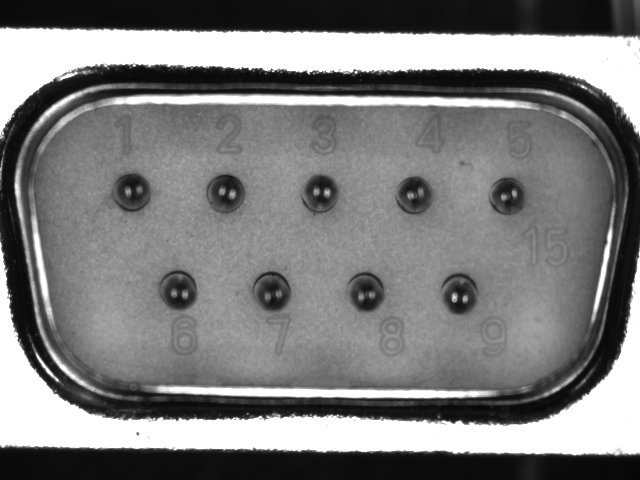
#> input picture Images/Connector/Connector 01.jpg, 640 x 480 px
$ jupyter execute Notebook_1.ipynb
#> lines starting #> are read from the running program, lines starting #| are printed output that depends on the picture
# Introduction to image processing with OpenCV

We start importing the three libraries we will use throughout the notebook.

[cell 1]
import cv2
import numpy as np
from matplotlib import pyplot as plt

#### 1. Load the images ‘Connector01.jpg’ and  ‘Cables14.jpg’ and show them in two different figures (im1 and im2).


  To convert an image from a compressed file extension (JPEG, PNG...) to a multidimensional (`numpy`) array, we use `cv2.imread()`. This array will have dimensions `(height, width)` for grayscale images and `(height, width, 3)` for RGB images.

It's important to set the second field of `cv2.imread()` to `0` for grayscale images. This way, `OpenCv` creates an array with shape `(height, width)`. You should also set the second field of `cv2.imshow()` to `gray` in this case.

An annoying feature of `OpenCV` is that it loads images into BGR format. However, `matplotlib` works with RGB format. This means we need to convert color images to RGB each time we load them. An alternative is to use `matplotlib.image.imread()`, which loads the image directly in RGB format, but we'll stick to OpenCV functions as much as possible.

[cell 2]
im1 = cv2.imread('../Images/Connector/Connector 01.jpg', 0) # grayscale image
#> im1 is the input picture: shape (480, 640); min 2, max 255, mean 125.1
im2_bgr = cv2.imread('../Images/cables/cables14.jpg') # bgr image
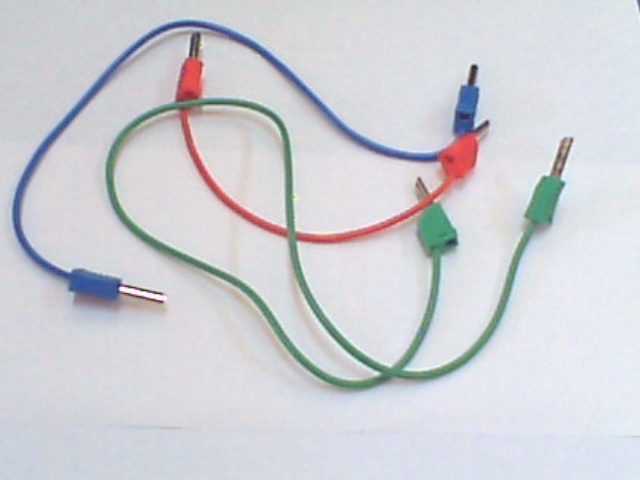
#> input picture Images/cables/cables14.jpg, 640 x 480 px
#> im2_bgr is the input picture: shape (480, 640, 3); mean B, G, R 214.1, 208.6, 207.2
im2 = cv2.cvtColor(im2_bgr, cv2.COLOR_BGR2RGB) # rgb image

plt.figure(0)
plt.imshow(im1, 'gray')

plt.figure(1)
plt.imshow(im2)

plt.show()

#### 2. Visualize both images (im1 and im2) in a single figure.

In order to place two images in a single figure we'll use subplots.
```
plt.subplot(rows, cols, n)
```
This way we divide a figure into `rows x cols` cells, each cell called a subplot. We'll set which subplot we are using with the `n` parameter.

[cell 3]
plt.figure(2)
plt.subplot(1,2,1), plt.imshow(im1, 'gray')
plt.subplot(1,2,2), plt.imshow(im2)
plt.show()

# Here we see the shapes of both images
print(im1.shape)
#| (480, 640)
print(im2.shape)
#| (480, 640, 3)

#### 3. Visualize,  in a new figure,  the image `im1` as a surface. Change the point of view of the image using the mouse and observe light intensity levels as heights.

[cell 4]
# No function found

#### 4. Show in a new figure the row 185 of the image `im1`, and enlight that row in green color upon the image.

[cell 5]
plt.figure(3)
plt.subplot(2,1,1), plt.plot(im1[185,:], 'g')
plt.subplot(2,1,2), plt.imshow(im1, 'gray'), plt.plot([185]*im1.shape[1], 'g')
plt.show()
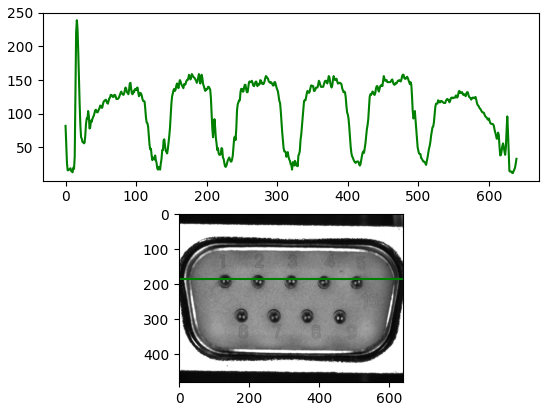
#> figure drawn by matplotlib, 2 panels; panel 1: curve peaks at x = 16, y = 239

`[185]*im1.shape[1]` is a list with value 185 and shape equals to the width of the image `im1`. This draws the green line upon the image.

#### 5. Show the image `im1` with full resolution, with ½ resolution, with ¼ resolution and with 1/8 resolution.

In each loop iteration the image resolution is divided by a power of 2.

`cv2.resize()` has an attribute called `interpolation` which can be `cv2.INTER_AREA`, `cv2.INTER_CUBIC` and `cv2.INTER_LINEAR` (value by default).

[cell 6]
plt.figure(4)

for i in range(4):
    new_heigth = round(im1.shape[0]/(2**i))
    new_width = round(im1.shape[1]/(2**i))
    im1_resized = cv2.resize(im1, (new_width, new_heigth), interpolation=cv2.INTER_CUBIC)
    plt.subplot(2,2,(i+1)), plt.imshow(im1_resized, 'gray')

plt.show()
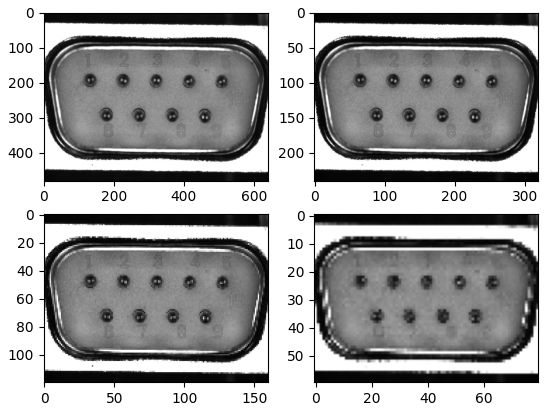
#> figure drawn by matplotlib, 4 panels

#### 6. Show the image `im2` along with its three fields: R, G and B.

An RGB image has shape `(height, width, 3)` where the number three tells the number of layers of the image, each layer belonging to intensities of red (R), green (G) and blue (B).

[cell 7]
im2_R = im2[:,:,0];
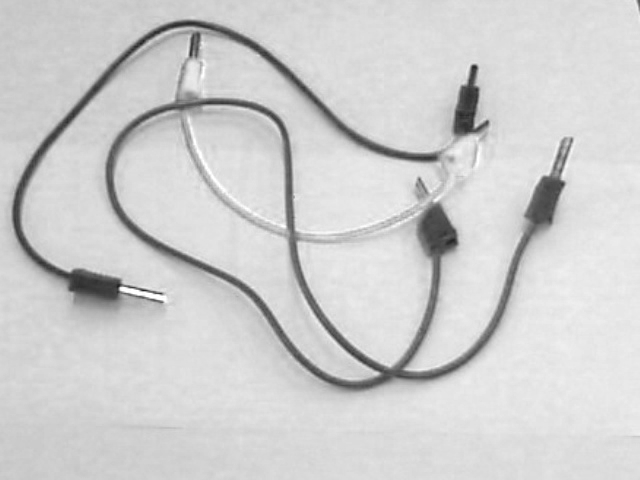
#> im2_R: shape (480, 640); min 31, max 255, mean 207.2
im2_G = im2[:,:,1];
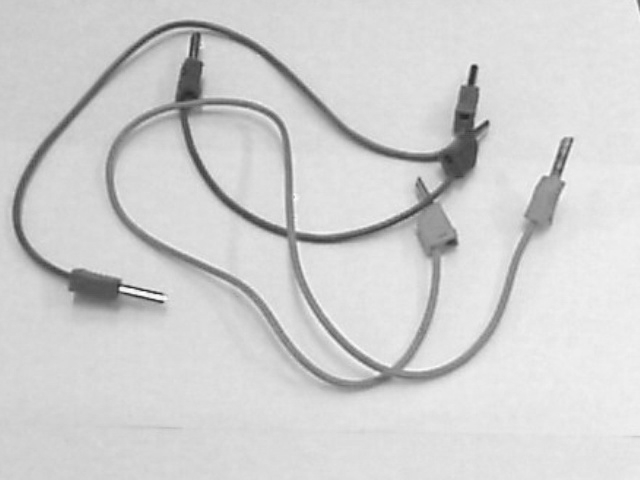
#> im2_G: shape (480, 640); min 35, max 255, mean 208.6
im2_B = im2[:,:,2];
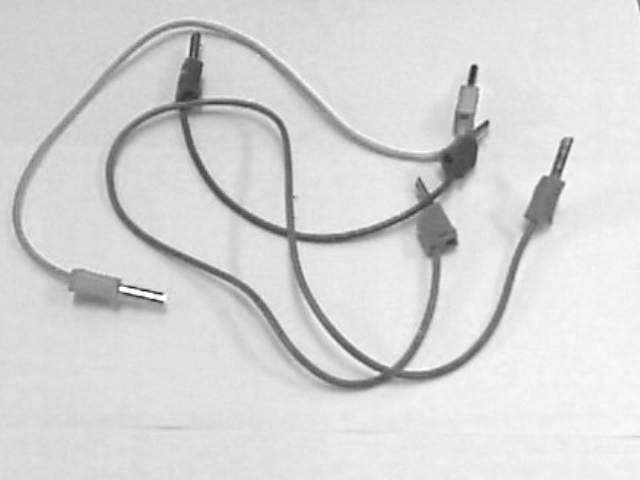
#> im2_B: shape (480, 640); min 27, max 255, mean 214.1

plt.figure(5)
plt.subplot(2,3,2), plt.imshow(im2)
plt.subplot(2,3,4), plt.imshow(im2_R, 'gray')
plt.subplot(2,3,5), plt.imshow(im2_G, 'gray')
plt.subplot(2,3,6), plt.imshow(im2_B, 'gray')
plt.show()

#### 7. Convert the image `im2` from RGB into HSV format. Show the original image `im2` and its H, S, V components.

Use `cv2.cvtColor(im, cv2.COLOR_RGB2HSV)`.

[cell 8]
im2_HSV = cv2.cvtColor(im2, cv2.COLOR_RGB2HSV)
#> im2_HSV: shape (480, 640, 3); mean H, S, V 109.5, 18.2, 217.6

im2_H = im2_HSV[:,:,0];
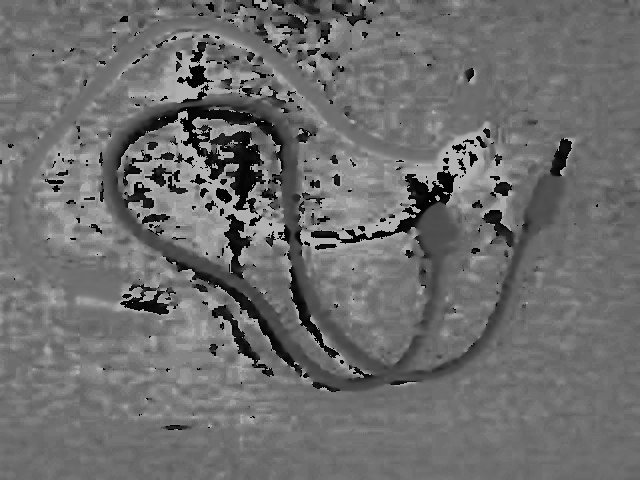
#> im2_H: shape (480, 640); min 0, max 179, mean 109.5
im2_S = im2_HSV[:,:,1];
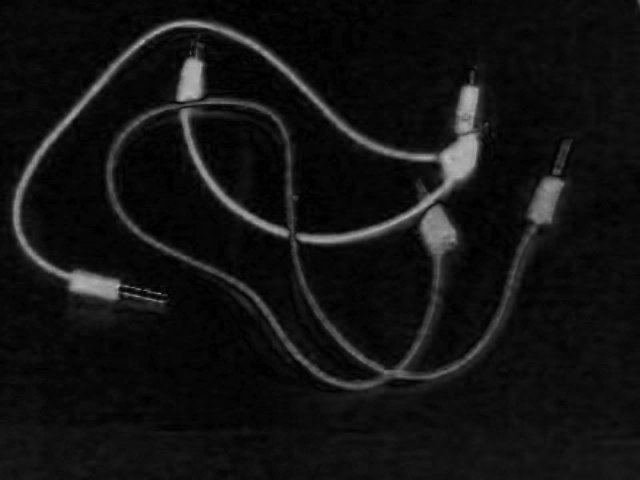
#> im2_S: shape (480, 640); min 0, max 185, mean 18.2
im2_V = im2_HSV[:,:,2];
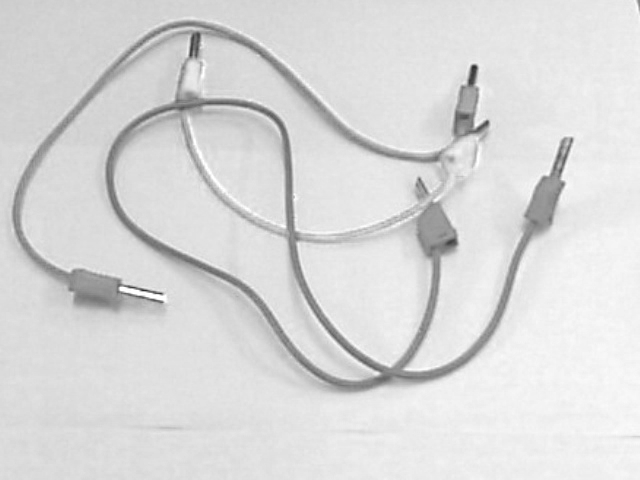
#> im2_V: shape (480, 640); min 39, max 255, mean 217.6

plt.figure(6)
plt.subplot(2,3,2), plt.imshow(im2)
plt.subplot(2,3,4), plt.imshow(im2_H, 'gray')
plt.subplot(2,3,5), plt.imshow(im2_S, 'gray')
plt.subplot(2,3,6), plt.imshow(im2_V, 'gray')
plt.show()

- The hue component [0, 179] stores information about the color of the image, each one having a different and indentificable intensity value.
- The saturation component [0, 255] stores information about the 'pureness' of the colors. This way, pure red and pure green would have the same intensity value: 255.
- The value component [0, 255] is the equivalent of transforming the image to grayscale.

#### 8.  Show in a figure the result of multiplying the components of saturation and hue in the image `im2`. What do we get with this?

[cell 9]
im2_HS = (im2_H * (im2_S/im2_S.max())).astype(np.uint32)
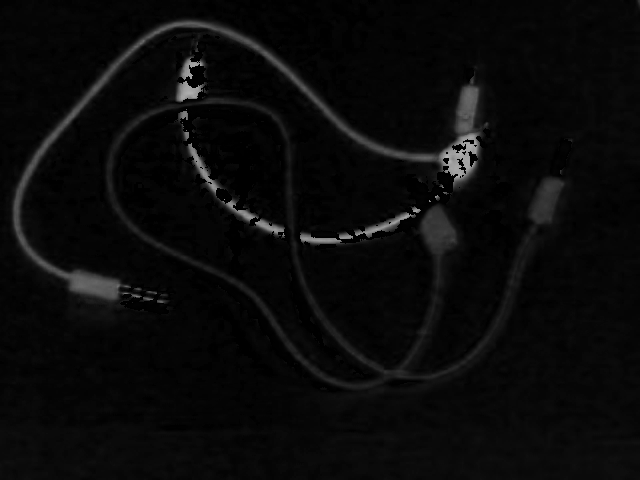
#> im2_HS: shape (480, 640) uint32; min 0, max 179, mean 9.7

plt.figure(7)
plt.imshow(im2_HS, 'gray')
plt.show()
